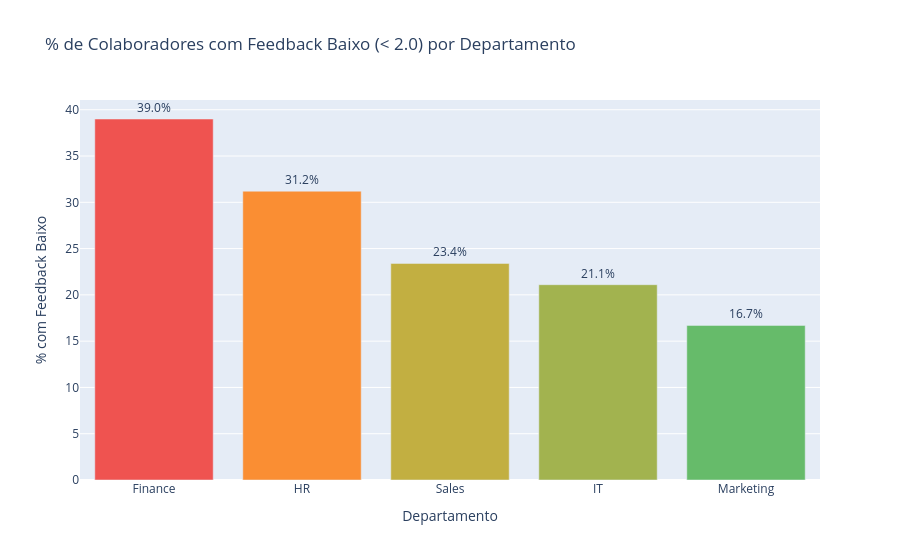

Notebook source saved alongside this figure:
### Markdown cell above
## 3. O Problema do Feedback Baixo

### Code cell
# colaboradores com feedback baixo por departamento
df['feedback_baixo'] = df['Feedback Score'] < 2

fb_depto = df.groupby('Department').agg(
    total=('Name', 'count'),
    feedback_baixo=('feedback_baixo', 'sum'),
    satisfacao_media=('Satisfaction Rate (%)', lambda x: x[df.loc[x.index, 'feedback_baixo']].mean())
).reset_index()

fb_depto['pct_fb_baixo'] = (fb_depto['feedback_baixo'] / fb_depto['total'] * 100).round(1)

fig = px.bar(
    fb_depto.sort_values('pct_fb_baixo', ascending=False),
    x='Department', y='pct_fb_baixo',
    title='% de Colaboradores com Feedback Baixo (< 2.0) por Departamento',
    labels={'Department': 'Departamento', 'pct_fb_baixo': '% com Feedback Baixo'},
    color='pct_fb_baixo',
    color_continuous_scale=['#66bb6a', '#ffa726', '#ef5350'],
    text=fb_depto.sort_values('pct_fb_baixo', ascending=False)['pct_fb_baixo'].astype(str) + '%'
)
fig.update_traces(textposition='outside')
fig.update_layout(coloraxis_showscale=False)
fig.show()

### Figure 1 — Plotly figure (JSON) as saved in the notebook; plotly's stock layout.template omitted (floating-point values rounded to 4 significant figures)
{"data": [{"hovertemplate": "Departamento=%{x}<br>% com Feedback Baixo=%{marker.color}<br>text=%{text}<extra></extra>", "legendgroup": "", "marker": {"color": [39.0, 31.2, 23.4, 21.1, 16.7], "coloraxis": "coloraxis", "pattern": {"shape": ""}}, "name": "", "orientation": "v", "showlegend": false, "text": ["39.0%", "31.2%", "23.4%", "21.1%", "16.7%"], "textposition": "outside", "type": "bar", "x": ["Finance", "HR", "Sales", "IT", "Marketing"], "xaxis": "x", "y": [39.0, 31.2, 23.4, 21.1, 16.7], "yaxis": "y"}], "layout": {"barmode": "relative", "coloraxis": {"colorbar": {"title": {"text": "% com Feedback Baixo"}}, "colorscale": [[0.0, "#66bb6a"], [0.5, "#ffa726"], [1.0, "#ef5350"]], "showscale": false}, "legend": {"tracegroupgap": 0}, "title": {"text": "% de Colaboradores com Feedback Baixo (< 2.0) por Departamento"}, "xaxis": {"anchor": "y", "domain": [0.0, 1.0], "title": {"text": "Departamento"}}, "yaxis": {"anchor": "x", "domain": [0.0, 1.0], "title": {"text": "% com Feedback Baixo"}}}}
